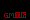

This is a level from a 2D game, rendered from its Tiled map with the project's own tilesets. A one-line summary and the complete map file follow:
An orthogonal 30x20 tile map with 1x1 px tiles, 1 tile layer (lock).

<map version="1.5" tiledversion="1.7.0" orientation="orthogonal" renderorder="right-down" width="30" height="20" tilewidth="1" tileheight="1" infinite="0" nextlayerid="2" nextobjectid="1">
 <tileset firstgid="1" source="../tileset.tsx" />
 <layer id="1" name="lock" width="30" height="20">
  <data encoding="csv">
0,0,0,0,0,0,0,0,0,0,0,0,0,0,0,0,0,0,0,0,0,0,0,0,0,0,0,0,0,0,
0,0,0,0,0,0,0,0,0,0,0,0,0,0,0,0,0,0,0,0,0,0,0,0,0,0,0,0,0,0,
0,0,0,0,0,0,0,0,0,0,0,0,0,0,0,0,0,0,0,0,0,0,0,0,0,0,0,0,0,0,
0,0,0,0,0,0,0,0,0,0,0,0,0,0,0,0,0,0,0,0,0,0,0,0,0,0,0,0,0,0,
0,0,0,0,0,0,0,0,0,0,0,0,0,0,0,0,0,0,0,0,0,0,0,0,0,0,0,0,0,0,
0,0,0,0,0,0,0,0,0,0,0,0,0,0,0,0,0,0,0,0,0,0,0,0,0,0,0,0,0,0,
0,0,0,0,0,0,0,0,0,0,0,0,0,0,0,0,0,0,0,0,0,0,0,0,0,0,0,0,0,0,
0,0,0,0,0,0,0,0,0,0,0,0,0,0,0,0,0,0,0,0,0,0,0,0,0,0,0,0,0,0,
0,0,0,0,0,0,0,0,0,0,0,0,0,0,0,0,0,0,0,0,0,0,0,0,0,0,0,0,0,0,
0,0,0,0,0,0,0,0,0,0,0,0,0,0,0,0,0,0,0,0,0,0,0,0,0,0,0,0,0,0,
0,0,0,0,0,0,0,0,0,0,0,0,0,0,0,0,0,0,0,0,0,0,0,0,0,0,0,0,0,0,
0,0,0,0,0,0,0,0,0,0,0,0,0,0,0,0,0,0,0,0,0,0,0,0,0,0,0,0,0,0,
0,0,0,0,0,0,0,0,0,0,0,0,0,0,0,7,7,7,7,7,0,7,7,7,7,7,0,0,0,0,
0,0,0,0,0,7,7,7,0,7,7,0,7,7,0,7,0,0,0,7,0,7,0,7,0,7,0,0,0,0,
0,0,0,0,7,0,0,0,0,7,0,7,0,7,0,7,7,0,7,7,0,7,0,0,7,7,0,0,0,0,
0,0,0,0,7,0,7,7,0,7,0,7,0,7,0,7,7,0,7,7,0,7,0,7,0,7,0,0,0,0,
0,0,0,0,7,0,0,7,0,7,0,0,0,7,0,7,7,0,7,7,0,7,0,7,0,7,0,0,0,0,
0,0,0,0,0,7,7,7,7,7,0,0,0,7,7,7,7,7,7,7,7,7,7,7,7,7,0,0,0,0,
0,0,0,0,0,0,0,0,0,0,0,0,0,0,0,0,0,0,0,0,0,0,0,0,0,0,0,0,0,0,
0,0,0,0,0,0,0,0,0,0,0,0,0,0,0,0,0,0,0,0,0,0,0,0,0,0,0,0,0,0
</data>
 </layer>
</map>